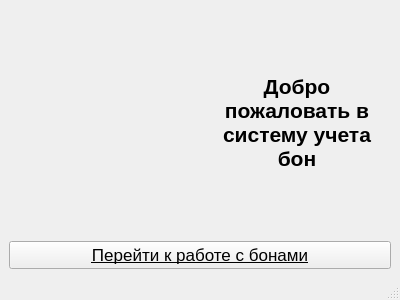
<?xml version="1.0" encoding="UTF-8"?>
<ui version="4.0">
 <class>MainWindow</class>
 <widget class="QMainWindow" name="MainWindow">
  <property name="enabled">
   <bool>true</bool>
  </property>
  <property name="geometry">
   <rect>
    <x>0</x>
    <y>0</y>
    <width>400</width>
    <height>300</height>
   </rect>
  </property>
  <property name="sizePolicy">
   <sizepolicy hsizetype="Fixed" vsizetype="Fixed">
    <horstretch>0</horstretch>
    <verstretch>0</verstretch>
   </sizepolicy>
  </property>
  <property name="minimumSize">
   <size>
    <width>0</width>
    <height>0</height>
   </size>
  </property>
  <property name="maximumSize">
   <size>
    <width>400</width>
    <height>300</height>
   </size>
  </property>
  <property name="windowTitle">
   <string>Система учета бон</string>
  </property>
  <widget class="QWidget" name="centralwidget">
   <layout class="QVBoxLayout" name="verticalLayout">
    <item>
     <layout class="QHBoxLayout" name="horizontalLayout" stretch="1,1">
      <item>
       <widget class="QLabel" name="labelLogo">
        <property name="sizePolicy">
         <sizepolicy hsizetype="Preferred" vsizetype="Preferred">
          <horstretch>0</horstretch>
          <verstretch>0</verstretch>
         </sizepolicy>
        </property>
        <property name="text">
         <string/>
        </property>
        <property name="pixmap">
         <pixmap resource="../resources/resources.qrc">:/images/images/logo.png</pixmap>
        </property>
        <property name="scaledContents">
         <bool>true</bool>
        </property>
        <property name="alignment">
         <set>Qt::AlignmentFlag::AlignCenter</set>
        </property>
       </widget>
      </item>
      <item>
       <widget class="QLabel" name="labelWelcome">
        <property name="sizePolicy">
         <sizepolicy hsizetype="Preferred" vsizetype="Preferred">
          <horstretch>0</horstretch>
          <verstretch>0</verstretch>
         </sizepolicy>
        </property>
        <property name="font">
         <font>
          <pointsize>16</pointsize>
          <bold>true</bold>
          <underline>false</underline>
         </font>
        </property>
        <property name="text">
         <string>Добро пожаловать в систему учета бон</string>
        </property>
        <property name="alignment">
         <set>Qt::AlignmentFlag::AlignCenter</set>
        </property>
        <property name="wordWrap">
         <bool>true</bool>
        </property>
       </widget>
      </item>
     </layout>
    </item>
    <item>
     <widget class="QPushButton" name="openBanknotesButton">
      <property name="font">
       <font>
        <pointsize>13</pointsize>
        <underline>true</underline>
       </font>
      </property>
      <property name="text">
       <string>Перейти к работе с бонами</string>
      </property>
     </widget>
    </item>
   </layout>
  </widget>
  <widget class="QMenuBar" name="menubar">
   <property name="geometry">
    <rect>
     <x>0</x>
     <y>0</y>
     <width>400</width>
     <height>27</height>
    </rect>
   </property>
  </widget>
  <widget class="QStatusBar" name="statusbar"/>
 </widget>
 <resources>
  <include location="../resources/resources.qrc"/>
 </resources>
 <connections/>
</ui>
